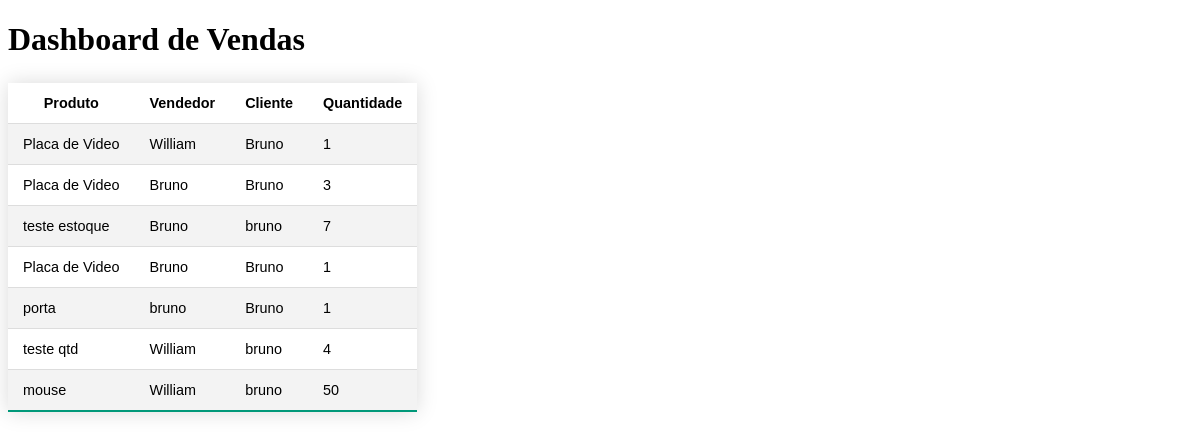
Page /vendas/ on the earlier database version.
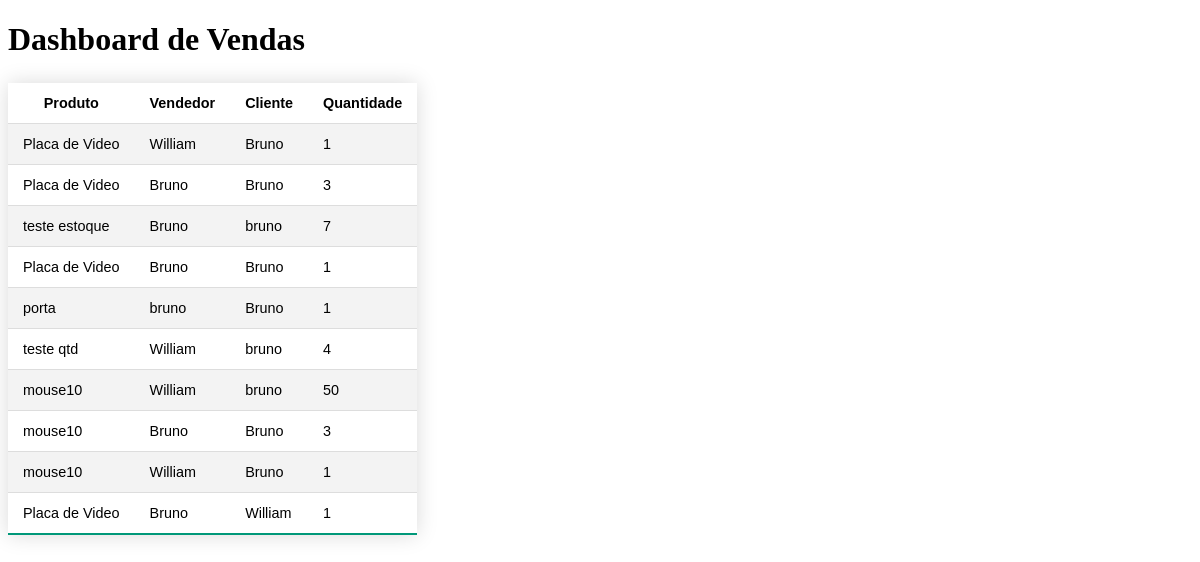
Same page on the later database version.
### app/models.py (models this page shows, shortened)
class Venda(models.Model):
    produto = models.ForeignKey(Produto, on_delete=models.CASCADE)
    vendedor = models.ForeignKey(
        User,
        on_delete=models.CASCADE,
        related_name='venda_cliente',
        limit_choices_to={'isVendedor': True}  # Filtre apenas os vendedores
    )
    cliente = models.ForeignKey(User, on_delete=models.CASCADE, related_name='venda_vendedor')
    quantidade = models.IntegerField()

class Produto(models.Model):
    nome = models.CharField(max_length=100)
    descricao = models.CharField(max_length=100)
    valor = models.IntegerField()
    estoque = models.IntegerField()

class User(models.Model):
    nome = models.CharField(max_length=100)
    idade = models.IntegerField()
    cpf = models.CharField(max_length=100)
    isVendedor = models.BooleanField(default=False)

### app/views.py (the view)
# urls.py: path('vendas/', views.vendas, name='vendas'),
def vendas(request):
    vendas = Venda.objects.all()
    return render(request, 'vendas.html', {'vendas': vendas})

### app/templates/vendas.html (shortened to what this page needs)
<!DOCTYPE html>
<html>
<head>
</head>
<body>
    <h1>Dashboard de Vendas</h1>
    <table class="styled-table">
        <tr>
            <th>Produto</th>
            <th>Vendedor</th>
            <th>Cliente</th>
            <th>Quantidade</th>
        </tr>
        {% for venda in vendas %}
            <tr>
                <td>{{ venda.produto.nome }}</td>
                <td>{{ venda.vendedor.nome }}</td>
                <td>{{ venda.cliente.nome }}</td>
                <td>{{ venda.quantidade }}</td>
            </tr>
        {% endfor %}
    </table>
</body>
</html>

### app/templates/vendas.html (style rules this page uses)
.styled-table { border-collapse: collapse; margin: 25px 0; font-size: 0.9em; font-family: sans-serif; min-width: 400px; box-shadow: 0 0 20px rgba(0, 0, 0, 0.15); }
.styled-table th, .styled-table td { padding: 12px 15px; }
.styled-table tbody tr { border-bottom: 1px solid #dddddd; }
.styled-table tbody tr:nth-of-type(even) { background-color: #f3f3f3; }
.styled-table tbody tr:last-of-type { border-bottom: 2px solid #009879; }

Differences in the rows shown:
changed through a linked row, Venda (number 7 of 10 on the later page): produto.nome "mouse" → "mouse10"
added Venda: produto.nome "mouse10", vendedor.nome "Bruno", cliente.nome "Bruno", quantidade "3"
added Venda: produto.nome "mouse10", vendedor.nome "William", cliente.nome "Bruno", quantidade "1"
added Venda: produto.nome "Placa de Video", vendedor.nome "Bruno", cliente.nome "William", quantidade "1"
